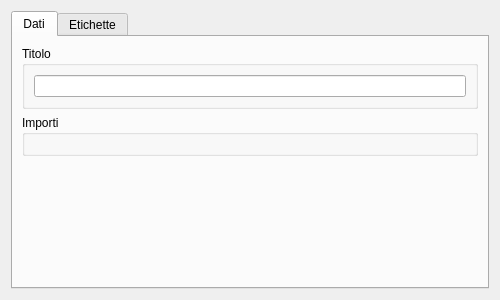
<?xml version="1.0" encoding="UTF-8"?>
<ui version="4.0">
 <class>BillItemTitleGUI</class>
 <widget class="QWidget" name="BillItemTitleGUI">
  <property name="geometry">
   <rect>
    <x>0</x>
    <y>0</y>
    <width>500</width>
    <height>300</height>
   </rect>
  </property>
  <property name="windowTitle">
   <string>Voce di computo - Dati</string>
  </property>
  <layout class="QGridLayout" name="gridLayout_2">
   <item row="0" column="0">
    <widget class="QTabWidget" name="tabWidget">
     <property name="currentIndex">
      <number>0</number>
     </property>
     <widget class="QWidget" name="dataTab">
      <attribute name="title">
       <string>Dati</string>
      </attribute>
      <layout class="QGridLayout" name="gridLayout_5">
       <item row="0" column="0">
        <widget class="QGroupBox" name="titleGroupBox">
         <property name="title">
          <string>Titolo</string>
         </property>
         <layout class="QGridLayout" name="gridLayout">
          <item row="0" column="0">
           <widget class="QLineEdit" name="titleLineEdit"/>
          </item>
         </layout>
        </widget>
       </item>
       <item row="1" column="0">
        <widget class="QGroupBox" name="amountsGroupBox">
         <property name="title">
          <string>Importi</string>
         </property>
         <layout class="QGridLayout" name="amountsDataLayout"/>
        </widget>
       </item>
       <item row="2" column="0">
        <spacer name="verticalSpacer">
         <property name="orientation">
          <enum>Qt::Vertical</enum>
         </property>
         <property name="sizeHint" stdset="0">
          <size>
           <width>20</width>
           <height>113</height>
          </size>
         </property>
        </spacer>
       </item>
      </layout>
     </widget>
     <widget class="QWidget" name="attributeTab">
      <attribute name="title">
       <string>Etichette</string>
      </attribute>
      <layout class="QGridLayout" name="gridLayout_4">
       <item row="1" column="1">
        <widget class="QPushButton" name="removeAttributePushButton">
         <property name="text">
          <string>-</string>
         </property>
        </widget>
       </item>
       <item row="1" column="0">
        <widget class="QPushButton" name="addAttributePushButton">
         <property name="text">
          <string>+</string>
         </property>
        </widget>
       </item>
       <item row="0" column="0" colspan="2">
        <widget class="QTableView" name="attributeTableView"/>
       </item>
      </layout>
     </widget>
    </widget>
   </item>
  </layout>
 </widget>
 <resources/>
 <connections/>
</ui>
